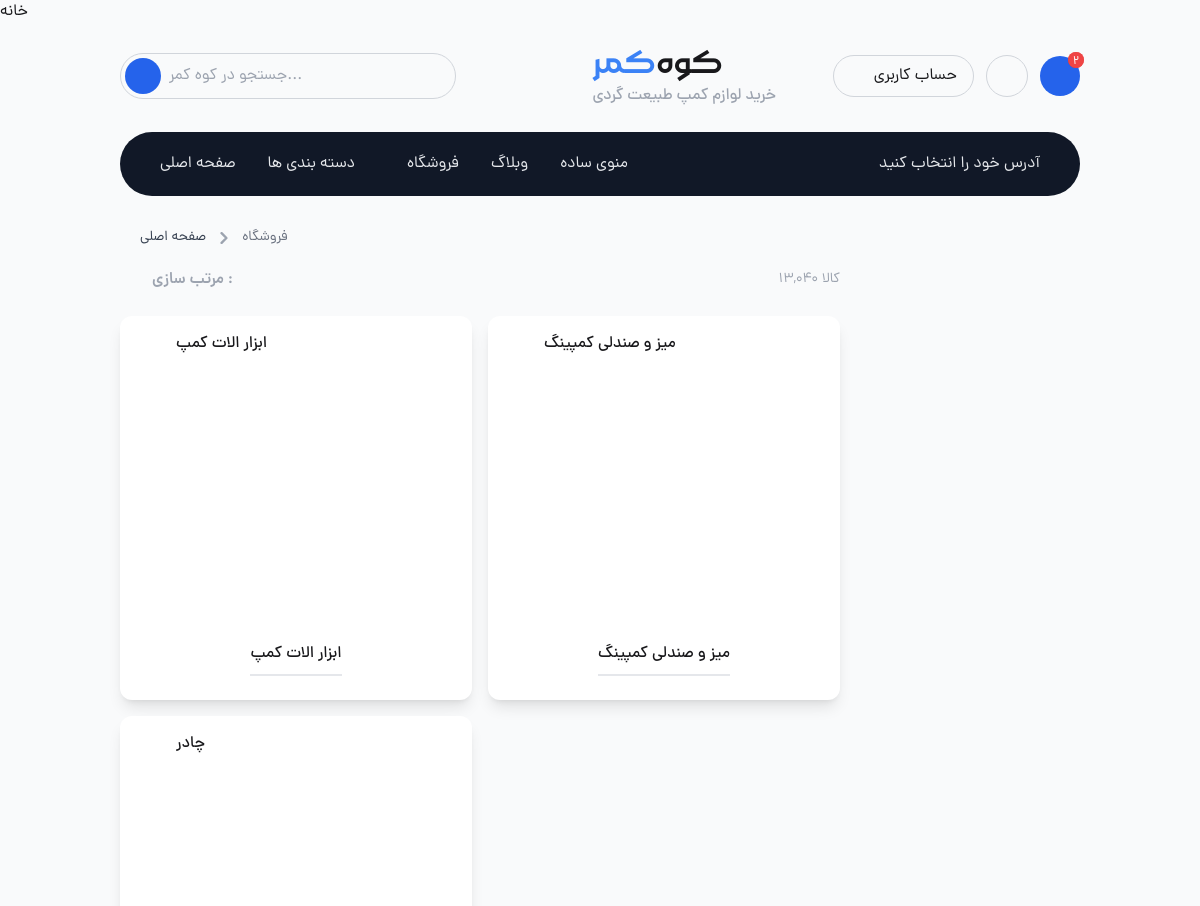
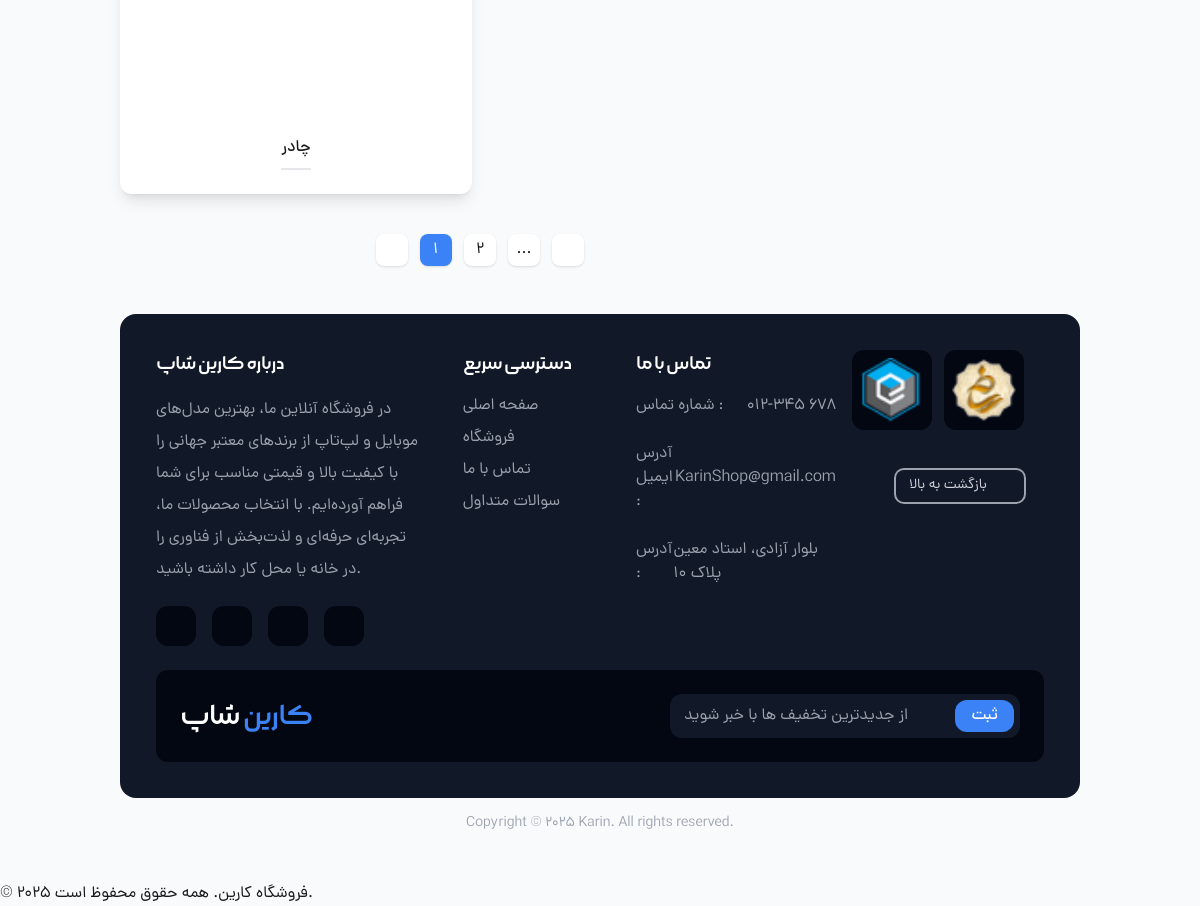
The app's page /categories/ (signed in) with its own data (2 pictures, top to bottom).
### product_app/models.py (models this page shows, shortened)
class Category(models.Model):
    name = models.CharField(max_length=200, db_index=True)
    slug = models.SlugField(max_length=200, unique=True)
    image = models.ImageField(upload_to='category', blank=True)
    class Meta:
        ordering = ('name',)
        verbose_name = 'category'
        verbose_name_plural = 'categories'
    def get_absolute_url(self):
        return reverse('product:product_list_by_category', args=[self.slug])

### product_app/views.py (the view)
def category_list(request):
    print(f"{Category.image if Category.image else 'No Image File'}")
    categories = Category.objects.all()
    return render(request, 'product/category_list.html', {'categories': categories})

### order_app/context_processors.py (called while the page is built)
def cart_context(request):
    cart_items = []
    total_price = 0
    if request.user.is_authenticated:
        try:
            cart, created = Order.objects.get_or_create(user=request.user, is_paid=False)
            cart_items = cart.orderdetails_set.all()
            total_price = cart.calculate_total_price()
        except Exception:
            pass
    return {
        'cart': cart_items,
        'total_price': total_price
    }

### order_app/models.py (called while the page is built)
    def calculate_total_price(self):
        total = 0
        for item in self.orderdetails_set.all():
            final_price = item.final_price if item.final_price is not None else 0
            total += final_price * item.count
        return total

### product_app/templates/product/category_list.html (shortened to what this page needs)
{% extends "base.html" %}
{% load static %}
{% block content %}
    <main class="container">
        <nav class="flex mt-8" aria-label="Breadcrumb">
            <ol class="inline-flex items-center space-x-1 md:space-x-2 rtl:space-x-reverse">
                <li class="inline-flex items-center">
                    <a href="index.html"
                        class="inline-flex items-center text-sm gap-x-1  text-gray-700 hover:text-blue-600 dark:text-gray-400 dark:hover:text-white">
                        <svg class="size-4 mb-0.5">
                            <use href="#home" />
                        </svg>
                        صفحه اصلی
                    </a>
                </li>
                <li aria-current="page">
                    <div class="flex items-center">
                        <svg class="rtl:rotate-180 w-3 h-3 text-gray-400 mx-1" aria-hidden="true"
                            xmlns="http://www.w3.org/2000/svg" fill="none" viewBox="0 0 6 10">
                            <path stroke="currentColor" stroke-linecap="round" stroke-linejoin="round" stroke-width="2"
                                d="m1 9 4-4-4-4" />
                        </svg>
                        <span class="ms-1 text-sm  text-gray-500 md:ms-2 dark:text-gray-400">فروشگاه</span>
                    </div>
                </li>
            </ol>
        </nav>
        <div class="flex flex-col lg:flex-row gap-4 mt-5">
            <div class="lg:w-3/4">
                <div class="hidden lg:flex items-center justify-between  mb-6">
                   <div class="flex items-center gap-x-5">
                    <div class="flex items-center gap-x-2">
                        <svg class="size-6 text-gray-400">
                            <use href="#sort-list"></use>
                        </svg>
                        <h2 class="font-DanaDemiBold text-gray-400">مرتب سازی :</h2>
                    </div>
                   </div>
                    <span class="text-sm text-gray-400 end">۱۳,۰۴۰ کالا </span>
                </div>
                <div class="grid grid-cols-1 xxs:grid-cols-2 xs:grid-cols-2 sm:grid-cols-2 xl:grid-cols-3 gap-3 xs:gap-2 sm:gap-4">
                  {% for c in categories %}
                    <div class=" product-card group">
                        <a class="product-card_link" href="{{ c.get_absolute_url }}">{{ c.name }}
                        </a>
                        <div class="space-y-2">
                            <a class="product-card_link" href="{{ c.get_absolute_url }}">
                                {{ c.name }}
                            </a>
                            <div class="product-card_price-wrapper">
                            </div>
                        </div>
                    </div>
                  {% endfor %}
                </div>
                 <div class="mt-10 w-full flex items-center justify-center">
                    <ul
                        class="flex items-center gap-x-3 child:flex child:items-center child:justify-center child:w-8 child:h-8 child:cursor-pointer child:shadow child:rounded-lg child:transition-all child:duration-300">
                        <li class="bg-white dark:bg-gray-800 hover:bg-gray-800 dark:hover:bg-blue-500 hover:text-white">
                            <svg class="size-5 rotate-180">
                                <use href="#chevron-left"></use>
                            </svg>
                        </li>
                        <li class="text-white bg-blue-500">
                            <a href="#">
                                1
                            </a>
                        </li>
                        <li class="bg-white dark:bg-gray-800 hover:bg-blue-500 dark:hover:bg-blue-500 hover:text-white">
                            <a href="#">
                                2
                            </a>
                        </li>
                        <li class="bg-white dark:bg-gray-800 hover:bg-blue-500 dark:hover:bg-blue-500 hover:text-white">
                            <a href="#">
                                ...
                            </a>
                        </li>
                        <li class="bg-white dark:bg-gray-800 hover:bg-blue-500 dark:hover:bg-blue-500 hover:text-white">
                            <svg class="size-5">
                                <use href="#chevron-left"></use>
                            </svg>
                        </li>
                    </ul>
                </div>
            </div>
        </div>
    </main>
{% endblock content %}

### records on screen
Category: name "ابزار الات کمپ"
Category: name "میز و صندلی کمپینگ"
Category: name "چادر"
